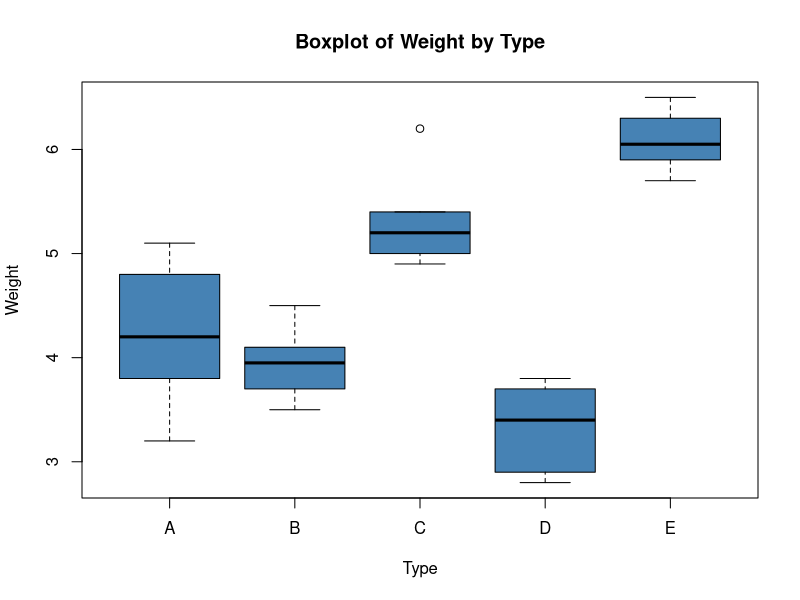
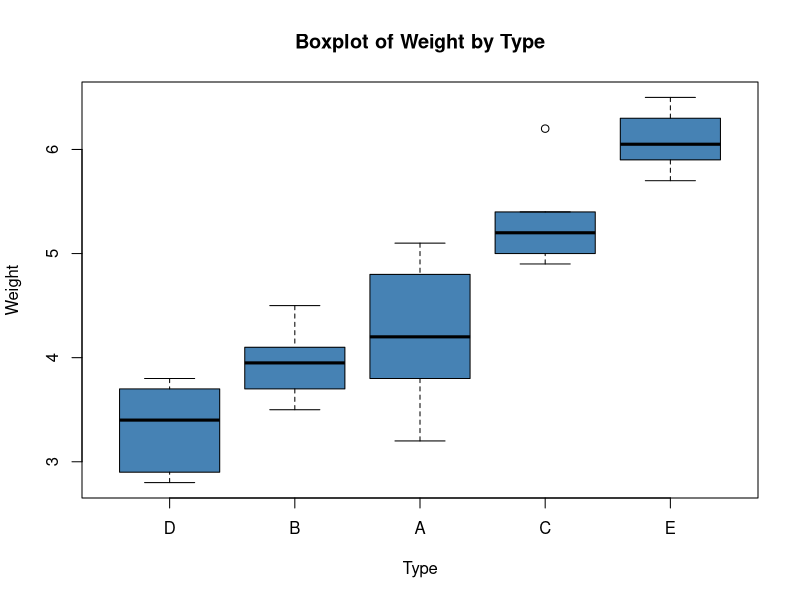

R code for these plots, in order:
## ---- chunk 1
knitr::opts_chunk$set(echo = TRUE, fig.width = 6, fig.height = 5,
                      out.width = "75%", fig.align = "center")
## ---- chunk 2
type <- rep(c("A", "B", "C", "D", "E"), times=6)
weight <- c(
  3.2, 4.5, 5.1, 2.8, 6.3,
  4.1, 3.7, 6.2, 3.6, 5.9,
  3.8, 4.1, 4.9, 3.2, 6.1,
  4.3, 3.9, 5.0, 2.9, 5.7,
  5.1, 3.5, 5.3, 3.8, 6.5,
  4.8, 4.0, 5.4, 3.7, 6.0
)

df <- data.frame(type, weight)
## ---- chunk 3
boxplot(weight ~ type, 
        col  = "steelblue", 
        main = "Boxplot of Weight by Type", 
        xlab = "Type", 
        ylab = "Weight")
## ---- chunk 4
boxplot(weight ~ factor(type, levels=c("D", "B", "A", "C", "E")), 
        col  = "steelblue", 
        main = "Boxplot of Weight by Type", 
        xlab = "Type", 
        ylab = "Weight")
## ---- chunk 5
mean <- tapply(weight, type, mean)
effect <- mean - mean(weight)
effect
## ---- chunk 6
a <- 5;  n <- 6;  N <- a * n

sum_y      <- sum(weight)
sum_y2     <- sum(weight^2)
treat      <- tapply(weight, type, sum)
sum_treat  <- sum(treat)
sum_treat2 <- sum(treat^2)

cf       <- sum_y^2 / N
sst      <- sum_y2 - cf
ss_treat <- sum_treat2 / n - cf
sse      <- sst - ss_treat

ms_treat <- ss_treat / (a - 1)
mse      <- sse / (N - a)
f_calc   <- ms_treat / mse

f_tab <- qf(0.99, df1 = a - 1, df2 = N - a)

c(SS_treat = ss_treat, 
  SSE      = sse,
  MS_treat = ms_treat, 
  MSE      = mse,
  F_calc   = f_calc, 
  F_tab    = f_tab)
## ---- chunk 7
model <- aov(weight ~ type)
summary(model)
## ---- chunk 8
alpha <- 0.05
tcrit <- qt(1 - alpha/2, N - a)
y_c <- mean(weight[type == "C"])
tau_c   <- y_c - mean(weight)
se_tau   <- sqrt((a - 1) / a * mse / n)

c(lower = tau_c - tcrit * se_tau,
  upper = tau_c + tcrit * se_tau)
## ---- chunk 9
r          <- choose(a, 2)
tcrit_bonf <- qt(1 - alpha / (2 * r), N - a)
b          <- tcrit_bonf * sqrt(2 * mse / n)

pairs <- combn(names(mean), 2)
diff  <- mean[pairs[1, ]] - mean[pairs[2, ]]

data.frame(pair  = paste(pairs[1, ],"-" ,pairs[2, ]),
           diff  = diff,
           lower = diff - b,
           upper = diff + b,
           sig   = ifelse(abs(diff) > b, "*", ""))
## ---- chunk 10
TukeyHSD(model, "type", conf.level = 0.95)
